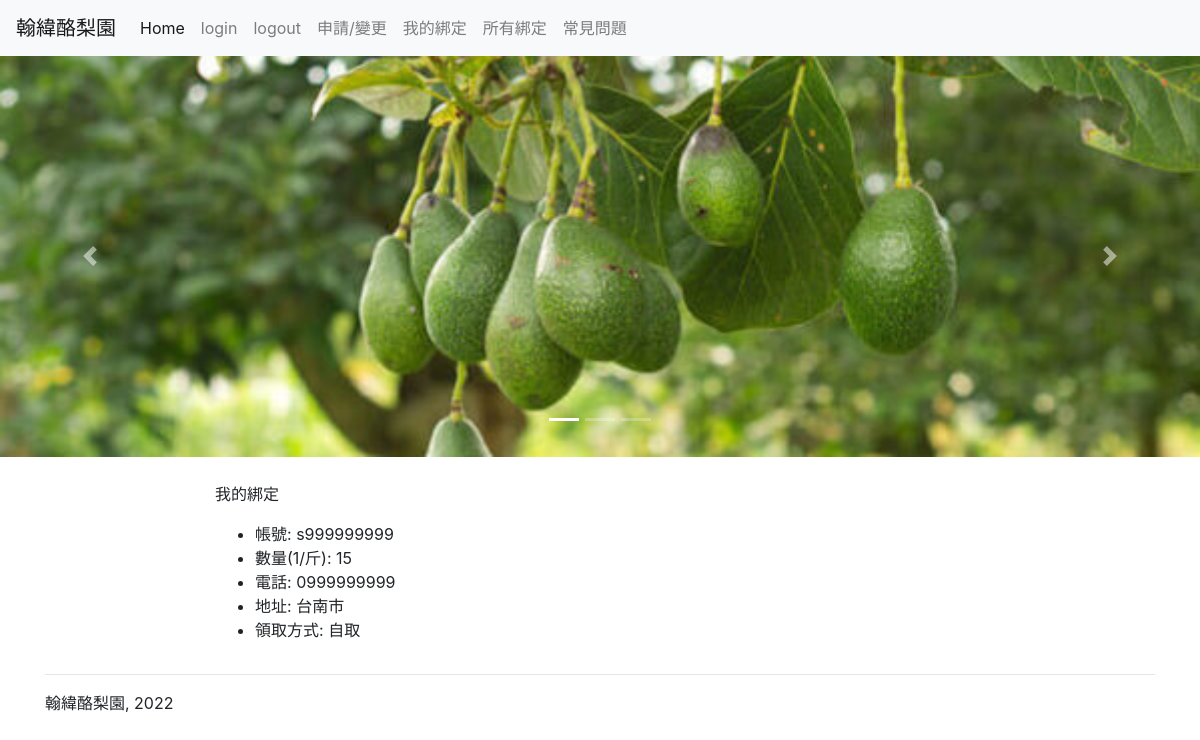
Page /apply/myapply/ (signed in) on the committed database.
### apply/models.py (models this page shows, shortened)
class Person(models.Model):
    VOUCHER_CHOICES = [
        ('PE', '自取'),
        ('SE', '郵寄'),
    ]
    acc = models.CharField(max_length=10, blank=False,default='')
    amount = models.IntegerField( blank=False,default='')
    tel = models.CharField(max_length=10, blank=False,default='')
    take_id = models.CharField(max_length=2, choices = VOUCHER_CHOICES, default='PE')
    address = models.CharField(max_length=25, blank=False,default='')
    account = models.ForeignKey(User, on_delete=models.SET_NULL, null=True, blank=True) # new
    class Meta:
        ordering = ['-acc']

### apply/views.py (the view)
# urls.py: path('myapply/', views.myapply, name='my-apply'),
@login_required
def myapply(request):
    context = {}
    if request.user.is_authenticated:
        person = Person.objects.filter(account=request.user)
        if person:
            context = {
                "user": request.user,
                "person": person[0]
            }
        return render(request, "apply/my_apply.html", context)
    else:
        return redirect("/accounts/login")

### apply/templates/apply/my_apply.html
{% extends "base.html" %}
{% block content %}
<p>我的綁定</p>
{% if person %}
<ul>
    <li> 帳號: {{ person.acc }}
    <li> 數量(1/斤): {{ person.amount }}
    <li> 電話: {{ person.tel }}
    <li> 地址: {{ person.address }}
    <li> 領取方式: {{ person.get_take_id_display }}
</ul>
{% else %}
<p> 尚未綁定 </p>
{% endif %}
{% endblock %}

### rows in the picture
Person: acc "s999999999", amount "15", tel "0999999999", address "台南市", take_id "自取"
